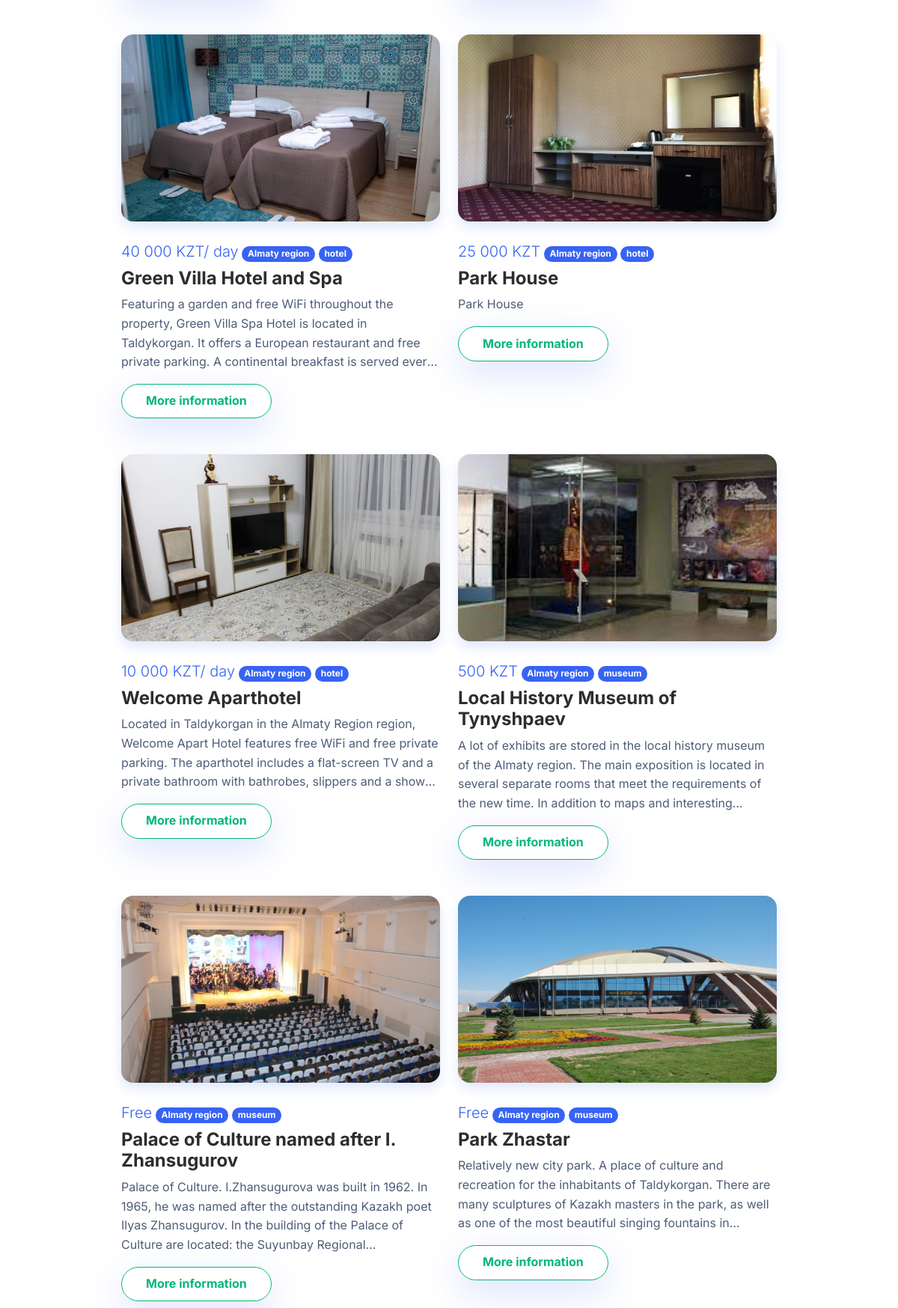
Before: /places/ (signed in, middle part) with the older database file.
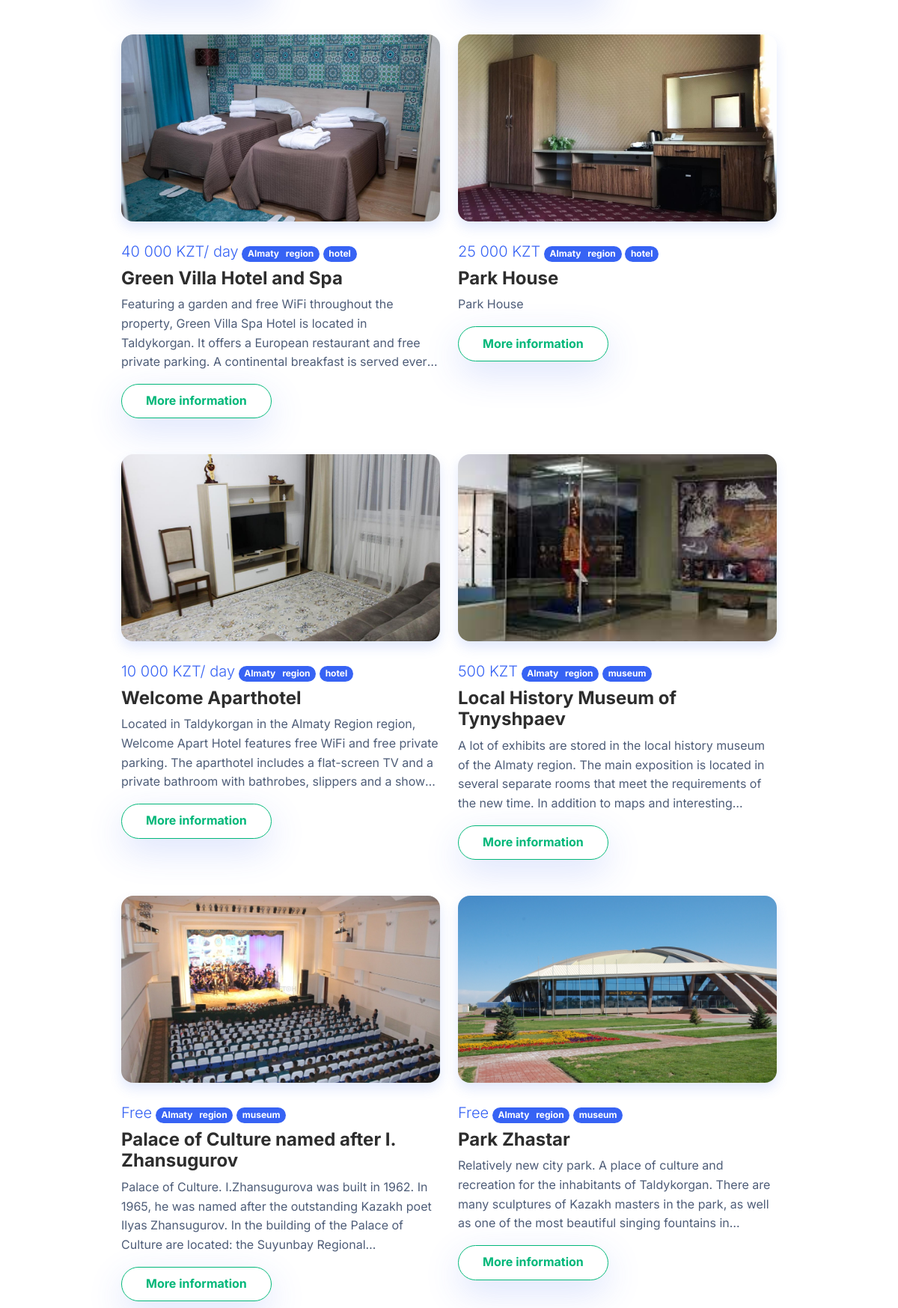
After: the same page with the newer database file.
### project/models.py (models this page shows, shortened)
class Places(models.Model):
    name = models.TextField(verbose_name='Name:', max_length=300)
    description = models.TextField(verbose_name='Description:', max_length=1000)
    price = models.TextField(verbose_name='Price:', max_length=50)
    city = models.CharField(verbose_name='City', choices=City, max_length=40)
    type = models.CharField(verbose_name='Type', choices=Type, max_length=40)
    recommend_1 = models.BooleanField(default=False)
    recommend_2 = models.BooleanField(default=False)
    visits = models.IntegerField(default=0)
    pic = ImageField(verbose_name='Picture', null=True, blank=True, max_length=100, upload_to='images/places', default='images/places/default_place.png')
    class Meta:
        verbose_name = 'Place'
        verbose_name_plural = 'Places'

### project/views.py (the view)
# urls.py: path('places/', places, name="places"),
@login_required(login_url='/login/')
def places(request):
    template = 'places.html'
    context = {
        'places': Places.objects.all(),
        'profile': Profile.objects.filter(username=request.user.username).first()
    }
    return render(request, template, context)

### project/templates/places.html (shortened to what this page needs)
<!doctype html>
<html lang="en">
<head>
    {% load static %}
    <link href="https://cdn.jsdelivr.net/npm/bootstrap@5.1.3/dist/css/bootstrap.min.css" rel="stylesheet">
     <link href="{% static 'css/places.css' %}" rel="stylesheet" type="text/css">
     <link href="{% static 'css/bootstrap.min.css' %}" rel="stylesheet" type="text/css">
</head>
<body>
  <section class="py-5 mt-5">
    <div class="container py-5">
      <div class="row row-cols-1 row-cols-md-2 mx-auto" style="max-width: 900px;">
        {% for i in places.all %}
        <div class="card-anim card-places col mb-4 title-place {{ i.type }}s {{ i.city }}" style="filter: blur(0px) brightness(100%);">
          <div>
            <img class="rounded img-fluid shadow w-100 fit-cover" src="{{MEDIA_URL}}{{ i.pic.url}}" style="height: 250px;">
            <div class="py-4">
              <span class="fs-5 fw-light text-primary d-xxl-flex justify-content-xxl-end" style="width: 412px;text-align: right;height: 0px;padding: 0px;transform: perspective(0px) scale(0.97);">{{ i.price }}</span>
              <span class="badge bg-primary mb-2">{{ i.city }}</span>
              <span class="badge bg-primary mb-2">{{ i.type }}</span>
              <h4 class="fw-bold">{{ i.name }}</h4>
              <p class="text-muted text-lim">{{ i.description }}</p>
              <a class="btn btn-outline-success shadow-lg d-xxl-flex justify-content-xxl-center align-items-xxl-center" role="button" href="{% url 'place_detail' i.id %}">More information</a>
            </div>
          </div>
        </div>
        {% endfor %}
      </div>
    </div>
  </section>
</body>
</html>

### project/static/css/places.css (style rules this page uses)
.text-lim { overflow: hidden; text-overflow: ellipsis; display: -moz-box; -moz-box-orient: vertical; display: -webkit-box; -webkit-line-clamp: 4; -webkit-box-orient: vertical; line-clamp: 4; box-orient: vertical; }

Changed rows visible on the page:
changed Places "Green Villa Hotel and Spa": city "Almaty region" → "Almaty⠀region"
changed Places "Park House": city "Almaty region" → "Almaty⠀region"
changed Places "Welcome Aparthotel": city "Almaty region" → "Almaty⠀region"
changed Places "Local History Museum of Tynyshpaev": city "Almaty region" → "Almaty⠀region"
changed Places "Palace of Culture named after I. Zhansugurov": city "Almaty region" → "Almaty⠀region"
changed Places "Park Zhastar": city "Almaty region" → "Almaty⠀region"
